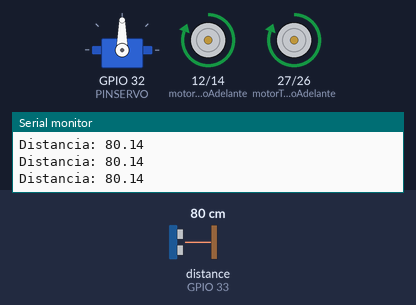
Recording of a sketch running on a simulated ESP32. Parts: servo, motor-driver pin pairs drawn as motors (green arrow = first pin HIGH = forward, orange = second pin HIGH = backward, longer = more drive), the last lines printed to the serial monitor. Wiring (inferred from the names in the program): ultrasonic range finder: trigger GPIO 25; echo GPIO 33. The inputs (shaded band) are chosen by the test bench; at power-on: distance to the obstacle (sensor on GPIO 33) 80 cm. The echo pulse lasts 58.3 µs per cm.

Above: at 1.3 s.
1.4 s: distance to the obstacle (sensor on GPIO 33) set to 55 cm
4.4 s: distance to the obstacle (sensor on GPIO 33) set to 45 cm
At 4.9 s:
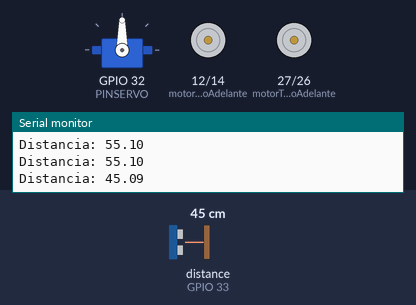
At 5.4 s:
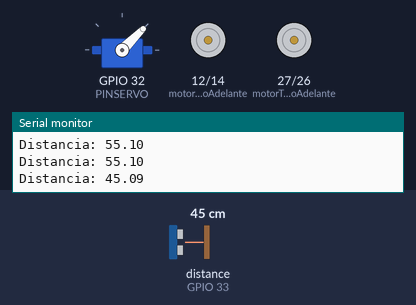
7.4 s: distance to the obstacle (sensor on GPIO 33) set to 22 cm
At 7.9 s:
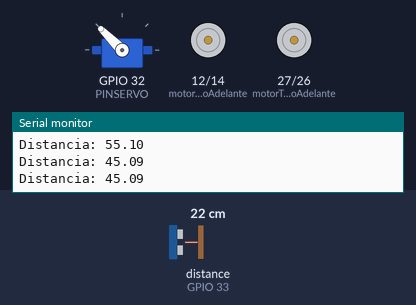
10.4 s: distance to the obstacle (sensor on GPIO 33) set to 17 cm
At 12.8 s:
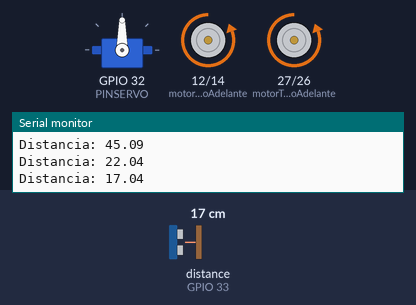
13.4 s: distance to the obstacle (sensor on GPIO 33) set to 35 cm
16.4 s: distance to the obstacle (sensor on GPIO 33) set to 2 cm
Timing chart, 0 to 20.4 s (numbered marks = the images above; inputs shaded):
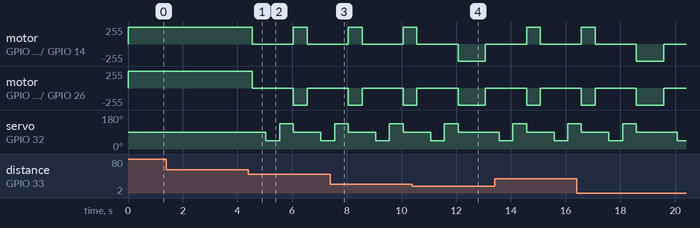

The sketch:

ControloT.ino
```cpp
#include <ESP32Servo.h>

// Pines del sensor ultrasónico
const int EchoPin = 33;   // Pin conectado al Echo del sensor
const int TriggerPin = 25; // Pin conectado al Trigger del sensor

// Pines de los motores
const int motorDelanteroAdelante = 12;  // OUT1
const int motorDelanteroAtras = 14;     // OUT2
const int motorTraseroAdelante = 27;    // OUT3
const int motorTraseroAtras = 26;       // OUT4

// Pines y configuración del servo
#define PINSERVO 32
Servo servoMotor;

void setup() {
  // Iniciar el monitor serie
  Serial.begin(115200);

  // Configurar pines de motores como salidas
  pinMode(motorDelanteroAdelante, OUTPUT);
  pinMode(motorDelanteroAtras, OUTPUT);
  pinMode(motorTraseroAdelante, OUTPUT);
  pinMode(motorTraseroAtras, OUTPUT);

  // Configurar pines del sensor ultrasónico
  pinMode(TriggerPin, OUTPUT);
  pinMode(EchoPin, INPUT);

  // Iniciar el servo
  servoMotor.attach(PINSERVO);
  servoMotor.write(90);  // Posicionar el servo al centro inicialmente
}

void loop() {
  float distancia = medirDistancia();
  Serial.print("Distancia: ");
  Serial.println(distancia);

  if (distancia > 50.0) {
    avanzar(500);  // No hay obstáculos, avanzar
  } else {
    detenerse(500);  // Hay un obstáculo, buscar una nueva salida
    explorarYBuscarSalida();
  }
}

// Función para medir la distancia con el sensor ultrasónico
float medirDistancia() {
  digitalWrite(TriggerPin, LOW);
  delayMicroseconds(2);
  digitalWrite(TriggerPin, HIGH);
  delayMicroseconds(10);
  digitalWrite(TriggerPin, LOW);

  unsigned long duration = pulseIn(EchoPin, HIGH);
  return float(duration) / 58.2;  // Convertir a cm
}

// Función para explorar y buscar una nueva salida
void explorarYBuscarSalida() {
  float distanciaIzquierda, distanciaDerecha;

  // Mover el servo a 45 grados a la izquierda y medir
  servoMotor.write(45);
  delay(500);
  distanciaIzquierda = medirDistancia();

  // Mover el servo a 135 grados a la derecha y medir
  servoMotor.write(135);
  delay(500);
  distanciaDerecha = medirDistancia();

  // Regresar el servo a su posición central
  servoMotor.write(90);

  // Decisiones basadas en las mediciones
  if (distanciaIzquierda > 20.0) {
    girarIzquierda(500);  // Si hay espacio a la izquierda, girar
  } else if (distanciaDerecha > 20.0) {
    girarDerecha(500);  // Si hay espacio a la derecha, girar
  } else {
    retroceder(1000);  // Si no hay espacio, retroceder
  }
}

// Funciones de control de movimiento
void avanzar(int tiempo) {
  moverMotores(HIGH, LOW, HIGH, LOW, tiempo);  // Avanzar
}

void retroceder(int tiempo) {
  moverMotores(LOW, HIGH, LOW, HIGH, tiempo);  // Retroceder
}

void girarIzquierda(int tiempo) {
  moverMotores(HIGH, LOW, LOW, HIGH, tiempo);  // Girar hacia la izquierda
}

void girarDerecha(int tiempo) {
  moverMotores(LOW, HIGH, HIGH, LOW, tiempo);  // Girar hacia la derecha
}

void detenerse(int tiempo) {
  detenerMotores();
  delay(tiempo);
}

void detenerMotores() {
  moverMotores(LOW, LOW, LOW, LOW, 0);  // Detener todos los motores
}

// Función para controlar el movimiento de los motores
void moverMotores(int delanteroAdelante, int delanteroAtras, int traseroAdelante, int traseroAtras, int tiempo) {
  digitalWrite(motorDelanteroAdelante, delanteroAdelante);
  digitalWrite(motorDelanteroAtras, delanteroAtras);
  digitalWrite(motorTraseroAdelante, traseroAdelante);
  digitalWrite(motorTraseroAtras, traseroAtras);

  if (tiempo > 0) {
    delay(tiempo);
    detenerMotores();  // Detener los motores después del tiempo especificado
  }
}
```

Measured:
- the behaviour switches between 50 and 49 cm on distance to the obstacle (sensor on GPIO 33) (found by bisection; images 0 and 1)
- the behaviour switches between 20 and 19 cm on distance to the obstacle (sensor on GPIO 33) (found by bisection; images 3 and 4)
